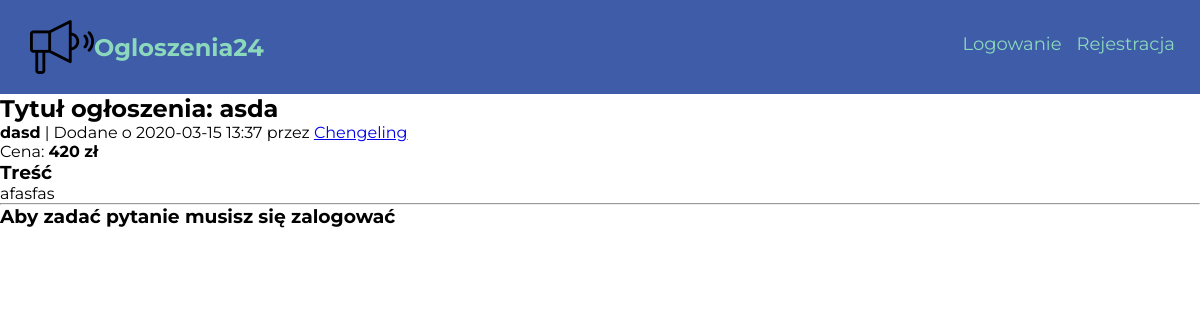
The app's page /ogloszenie/5/, older data.
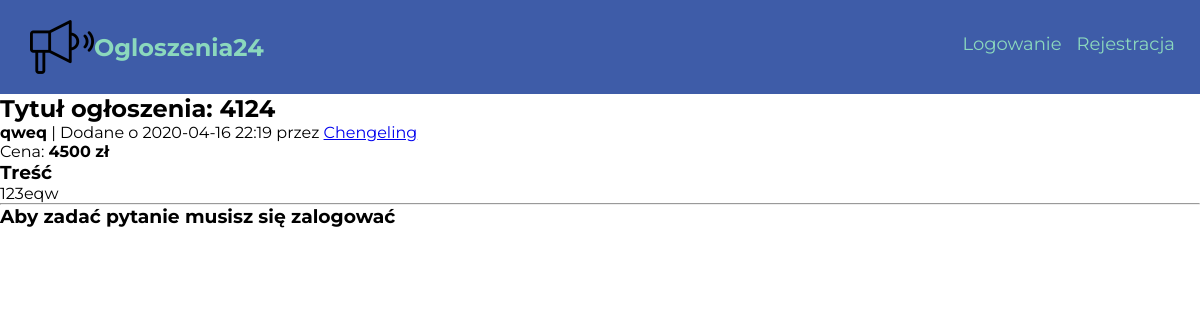
The same page, newer data.
### Ogloszenia24/models.py (models this page shows, shortened)
class Advert(db.Model):
    __searchable__ = ['title']
    id = db.Column(db.Integer, primary_key=True)
    date = db.Column(db.DateTime, nullable=False, default = datetime.utcnow)
    title = db.Column(db.String(100), nullable=False)
    content = db.Column(db.Text, nullable = False)
    user_id = db.Column(db.Integer, db.ForeignKey('user.id'), nullable=False)
    category = db.Column(db.String(50), nullable=False)
    price = db.Column(db.Integer)
    city = db.Column(db.String(), nullable=False)

### Ogloszenia24/views.py (the view)
@app.route("/ogloszenie/<int:advert_id>/", methods=['POST', 'GET'])
def show_advert(advert_id):
    form = MessageForm()
    advert = Advert.query.get_or_404(advert_id)
    if form.validate_on_submit():
        message = Message(title = form.title.data, body = form.message.data, sender_id = current_user.id, recipient_id = advert.user_id)
        db.session.add(message)
        db.session.commit()
        flash("Pomyślnie wysłano wiadomość")
        return redirect(url_for('home'))
    return render_template('show_ad.html',title = advert.title, form = form, advert=advert)

### Ogloszenia24/templates/show_ad.html
{% extends "layout.html" %}
{% block content %}
<div class="ad-info">
    <h2> Tytuł ogłoszenia: {{ advert.title }}</h2>
    <p><strong>{{advert.city }}</strong> |  Dodane o {{ advert.date.strftime('%Y-%m-%d %H:%M') }} przez <a href="{{ url_for('account') }}">{{ advert.autor.username }}</a></p>
    <p>Cena: <strong>{{ advert.price }} zł </strong></p>
    <h3>Treść</h3>
    <p>{{ advert.content }}</p>
    <hr>
    {% if current_user.is_authenticated and current_user.username != advert.autor.username%}
      <div class="message-form">
        <h3>Masz pytanie?</h3>
        <form action="" method='POST'>
          {{ form.hidden_tag() }}
          <div class="form-group">
            {{ form.title.label }}
            {{ form.title }}
            {% if form.title.errors %}
              <ul class="errors">
                {% for error in form.title.errors %}
                  <li>{{ error }}</li>
                {% endfor %}
              </ul>
            {% endif %}
          </div>
          <div class="form-group">
            {{ form.message.label }}
            {{ form.message(rows='10', cols='40') }}
            {% if form.message.errors %}
              <ul class="errors">
                {% for error in form.content.errors %}
                <li>{{ error }}</li>
                {% endfor %}
              </ul>
            {% endif %}
          </div>
          {{ form.submit }}
        </form>
      </div>
    {% elif current_user.username == advert.autor.username %}
    {% else %}
      <h3>Aby zadać pytanie musisz się zalogować</h3>
    {% endif %}
</div>
{% endblock %}

Row changes from the older to the newer data that the page shows:
changed Advert: title "asda" → "4124"; city "dasd" → "qweq"; date "2020-03-15 13:37" → "2020-04-16 22:19"; price "420" → "4500"; content "afasfas" → "123eqw"
